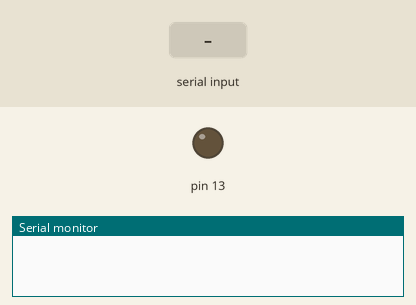
This sketch was run on a simulated Arduino Uno, built with avr-gcc and run on an emulated ATmega328P. On the bench: output pins drawn as LEDs (lit = HIGH), the last lines printed to the serial monitor. The inputs (shaded band) are chosen by the test bench.

Above: at 1.2 s.
1.3 s: "L" received over Serial
At 2.5 s:
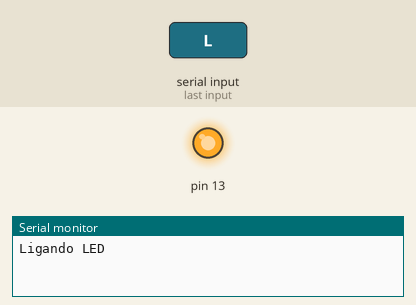
2.8 s: "D" received over Serial
At 3.7 s:
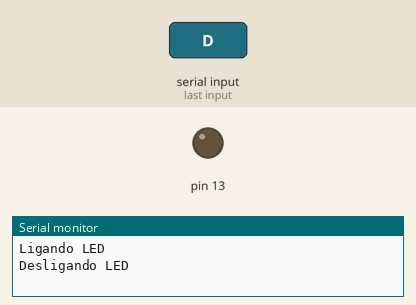
Timing chart, 0 to 5.8 s (numbered marks = the images above; inputs shaded):
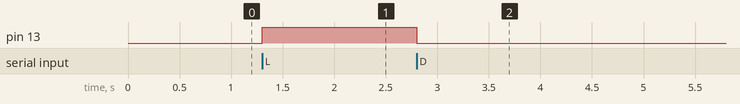

The sketch:

teste1.ino
```cpp
void setup()
{
  Serial.begin(9600);  //inicia comunicação serial com 9600
  pinMode(13, OUTPUT);
}

void loop()
{
  if(Serial.available())        //se algum dado disponível
  {
    char c = Serial.read();   //le o byte disponivel

    switch(c){
      case 'L': digitalWrite(13, HIGH); Serial.println("Ligando LED"); break;
      case 'D': digitalWrite(13, LOW);  Serial.println("Desligando LED"); break;
      default:  Serial.println("Comando invalido");
    }


  }
}
```

Measured:
- after the input at 1.3 s, pin 13: LOW → HIGH at once
- after the input at 2.8 s, pin 13: HIGH → LOW at once
